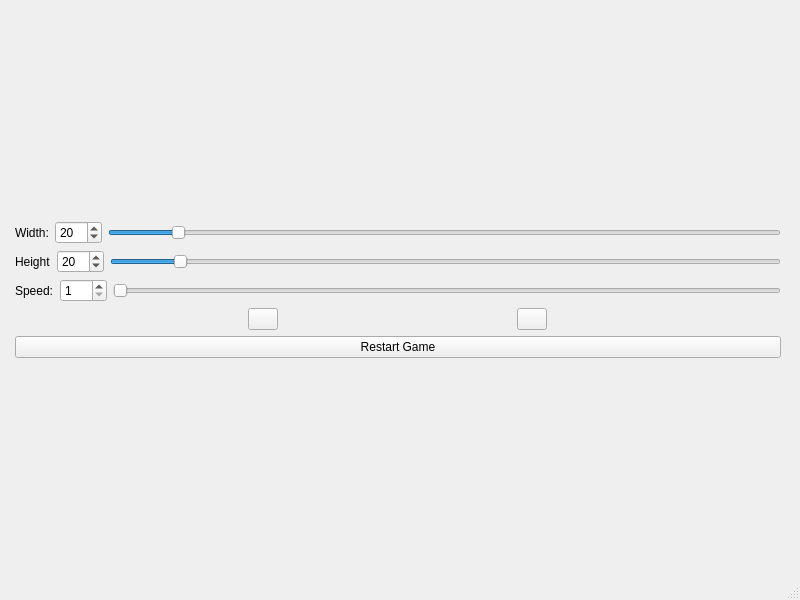
<?xml version="1.0" encoding="UTF-8"?>
<ui version="4.0">
 <class>MainWindow</class>
 <widget class="QMainWindow" name="MainWindow">
  <property name="geometry">
   <rect>
    <x>0</x>
    <y>0</y>
    <width>800</width>
    <height>600</height>
   </rect>
  </property>
  <property name="windowTitle">
   <string>MainWindow</string>
  </property>
  <widget class="QWidget" name="centralwidget">
   <layout class="QHBoxLayout" name="horizontalLayout">
    <item>
     <widget class="mplWidget" name="mplWidget" native="true"/>
    </item>
    <item>
     <layout class="QVBoxLayout" name="verticalLayout">
      <property name="rightMargin">
       <number>10</number>
      </property>
      <item>
       <spacer name="vertical_spacer_top">
        <property name="orientation">
         <enum>Qt::Vertical</enum>
        </property>
        <property name="sizeHint" stdset="0">
         <size>
          <width>20</width>
          <height>40</height>
         </size>
        </property>
       </spacer>
      </item>
      <item>
       <layout class="QHBoxLayout" name="grid_width_layout">
        <item>
         <widget class="QLabel" name="grid_width_label">
          <property name="statusTip">
           <string/>
          </property>
          <property name="whatsThis">
           <string/>
          </property>
          <property name="text">
           <string>Width:</string>
          </property>
         </widget>
        </item>
        <item>
         <widget class="QSpinBox" name="grid_width_spinbox">
          <property name="statusTip">
           <string>Width of game</string>
          </property>
          <property name="whatsThis">
           <string>Width of game</string>
          </property>
          <property name="maximum">
           <number>500</number>
          </property>
          <property name="value">
           <number>20</number>
          </property>
         </widget>
        </item>
        <item>
         <widget class="QSlider" name="grid_width_slider">
          <property name="statusTip">
           <string>Width of game</string>
          </property>
          <property name="whatsThis">
           <string>Width of game</string>
          </property>
          <property name="minimum">
           <number>1</number>
          </property>
          <property name="maximum">
           <number>200</number>
          </property>
          <property name="value">
           <number>20</number>
          </property>
          <property name="orientation">
           <enum>Qt::Horizontal</enum>
          </property>
         </widget>
        </item>
       </layout>
      </item>
      <item>
       <layout class="QHBoxLayout" name="grid_height_layout">
        <item>
         <widget class="QLabel" name="grid_height_label">
          <property name="statusTip">
           <string/>
          </property>
          <property name="text">
           <string>Height</string>
          </property>
         </widget>
        </item>
        <item>
         <widget class="QSpinBox" name="grid_height_spinbox">
          <property name="statusTip">
           <string>Height of game</string>
          </property>
          <property name="whatsThis">
           <string>Height of game</string>
          </property>
          <property name="maximum">
           <number>500</number>
          </property>
          <property name="value">
           <number>20</number>
          </property>
         </widget>
        </item>
        <item>
         <widget class="QSlider" name="grid_height_slider">
          <property name="statusTip">
           <string>Height of game</string>
          </property>
          <property name="whatsThis">
           <string>Height of game</string>
          </property>
          <property name="minimum">
           <number>1</number>
          </property>
          <property name="maximum">
           <number>200</number>
          </property>
          <property name="value">
           <number>20</number>
          </property>
          <property name="orientation">
           <enum>Qt::Horizontal</enum>
          </property>
         </widget>
        </item>
       </layout>
      </item>
      <item>
       <layout class="QHBoxLayout" name="speed_layout">
        <property name="spacing">
         <number>6</number>
        </property>
        <property name="sizeConstraint">
         <enum>QLayout::SetDefaultConstraint</enum>
        </property>
        <item>
         <widget class="QLabel" name="speed_label">
          <property name="toolTip">
           <string>Speed</string>
          </property>
          <property name="statusTip">
           <string>Number of generations per second</string>
          </property>
          <property name="whatsThis">
           <string>Number of generations per second</string>
          </property>
          <property name="text">
           <string>Speed:</string>
          </property>
         </widget>
        </item>
        <item>
         <widget class="QSpinBox" name="speed_spin_box">
          <property name="toolTip">
           <string>Speed</string>
          </property>
          <property name="statusTip">
           <string>Number of generations per second</string>
          </property>
          <property name="whatsThis">
           <string>Number of generations per second</string>
          </property>
          <property name="minimum">
           <number>1</number>
          </property>
          <property name="maximum">
           <number>999</number>
          </property>
         </widget>
        </item>
        <item>
         <widget class="QSlider" name="speed_slider">
          <property name="minimum">
           <number>1</number>
          </property>
          <property name="orientation">
           <enum>Qt::Horizontal</enum>
          </property>
         </widget>
        </item>
       </layout>
      </item>
      <item>
       <layout class="QHBoxLayout" name="play_next_layout">
        <item>
         <widget class="QPushButton" name="iteration_play">
          <property name="maximumSize">
           <size>
            <width>30</width>
            <height>16777215</height>
           </size>
          </property>
          <property name="text">
           <string/>
          </property>
          <property name="icon">
           <iconset>
            <normaloff>../assets/baseline_play_arrow_black_18dp.png</normaloff>../assets/baseline_play_arrow_black_18dp.png</iconset>
          </property>
          <property name="checkable">
           <bool>true</bool>
          </property>
          <property name="autoRepeat">
           <bool>false</bool>
          </property>
         </widget>
        </item>
        <item>
         <widget class="QPushButton" name="iteration_next">
          <property name="maximumSize">
           <size>
            <width>30</width>
            <height>16777215</height>
           </size>
          </property>
          <property name="text">
           <string/>
          </property>
          <property name="icon">
           <iconset>
            <normaloff>../assets/baseline_skip_next_black_18dp.png</normaloff>../assets/baseline_skip_next_black_18dp.png</iconset>
          </property>
         </widget>
        </item>
       </layout>
      </item>
      <item>
       <widget class="QPushButton" name="restart_game">
        <property name="text">
         <string>Restart Game</string>
        </property>
        <property name="checkable">
         <bool>false</bool>
        </property>
       </widget>
      </item>
      <item>
       <spacer name="vertical_space_bottom">
        <property name="orientation">
         <enum>Qt::Vertical</enum>
        </property>
        <property name="sizeHint" stdset="0">
         <size>
          <width>20</width>
          <height>40</height>
         </size>
        </property>
       </spacer>
      </item>
     </layout>
    </item>
   </layout>
  </widget>
  <widget class="QMenuBar" name="menubar">
   <property name="geometry">
    <rect>
     <x>0</x>
     <y>0</y>
     <width>800</width>
     <height>21</height>
    </rect>
   </property>
  </widget>
  <widget class="QStatusBar" name="statusbar"/>
 </widget>
 <customwidgets>
  <customwidget>
   <class>mplWidget</class>
   <extends>QWidget</extends>
   <header>mplwidget.h</header>
   <container>1</container>
  </customwidget>
 </customwidgets>
 <resources>
  <include location="../assets/source.qrc"/>
 </resources>
 <connections>
  <connection>
   <sender>speed_slider</sender>
   <signal>valueChanged(int)</signal>
   <receiver>speed_spin_box</receiver>
   <slot>setValue(int)</slot>
   <hints>
    <hint type="sourcelabel">
     <x>555</x>
     <y>300</y>
    </hint>
    <hint type="destinationlabel">
     <x>109</x>
     <y>309</y>
    </hint>
   </hints>
  </connection>
  <connection>
   <sender>grid_height_slider</sender>
   <signal>valueChanged(int)</signal>
   <receiver>grid_height_spinbox</receiver>
   <slot>setValue(int)</slot>
   <hints>
    <hint type="sourcelabel">
     <x>554</x>
     <y>276</y>
    </hint>
    <hint type="destinationlabel">
     <x>106</x>
     <y>279</y>
    </hint>
   </hints>
  </connection>
  <connection>
   <sender>grid_width_slider</sender>
   <signal>valueChanged(int)</signal>
   <receiver>grid_width_spinbox</receiver>
   <slot>setValue(int)</slot>
   <hints>
    <hint type="sourcelabel">
     <x>538</x>
     <y>239</y>
    </hint>
    <hint type="destinationlabel">
     <x>107</x>
     <y>249</y>
    </hint>
   </hints>
  </connection>
 </connections>
</ui>
